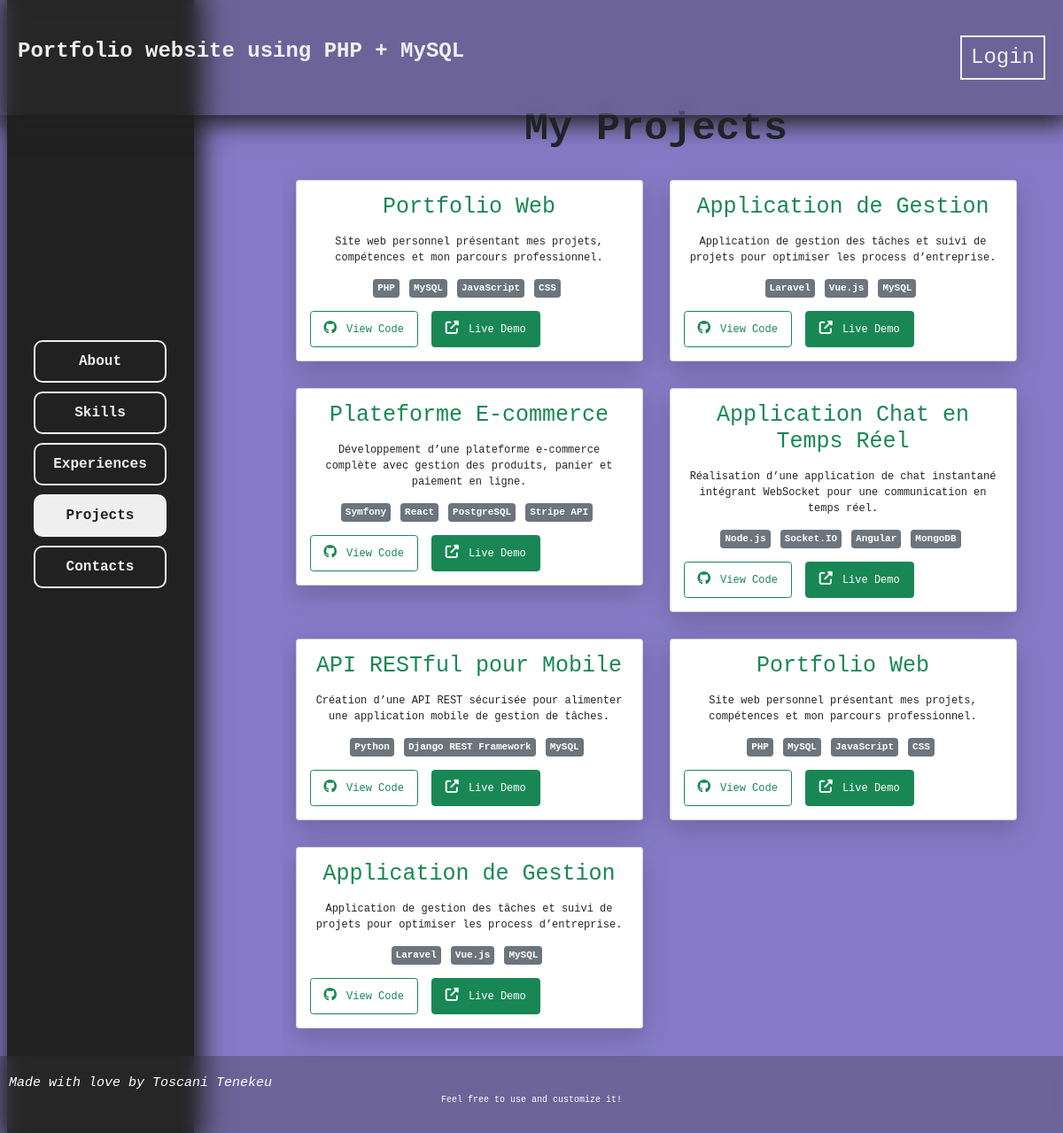
The page /views/standard_projects.php on the database its author committed.
### tables this page shows
CREATE TABLE `projects` (
  `id` int(11) NOT NULL,
  `user_id` int(11) NOT NULL,
  `title` varchar(100) NOT NULL,
  `description` text NOT NULL,
  `tech_stack` text NOT NULL,
  `soucre_code_link` text NOT NULL,
  `live_demo_link` text NOT NULL,
  `date` timestamp NOT NULL DEFAULT current_timestamp() ON UPDATE current_timestamp()
);

CREATE TABLE `users` (
  `id` int(11) NOT NULL,
  `email` varchar(100) DEFAULT NULL,
  `full_name` varchar(100) DEFAULT NULL,
  `tel` varchar(100) DEFAULT NULL,
  `age` int(11) DEFAULT NULL,
  `password` text DEFAULT NULL
);

### views/standard_projects.php (the view, shortened to what this page needs)
<?php
require '../db/connection.php';
$stmt = $pdo->prepare("SELECT id, full_name FROM users WHERE email = ?");
$stmt->execute(['toscanisoft@gmail.com']);
$user = $stmt->fetch();
$stmt = $pdo->prepare("SELECT * FROM projects WHERE user_id = ? ORDER BY date DESC");
$stmt->execute([$user['id']]);
$projects = $stmt->fetchAll();
?>
<!DOCTYPE html>
<html lang="en">
<head>
    <link href="https://cdn.jsdelivr.net/npm/bootstrap@5.3.2/dist/css/bootstrap.min.css" rel="stylesheet"
>
    <link rel="stylesheet" href="https://cdnjs.cloudflare.com/ajax/libs/font-awesome/6.4.2/css/all.min.css"
 />
    <link rel="stylesheet" href="../assets/css/main.css">
</head>
<body>
    <header class="header container-fluid">
        <nav class="nav">
            <p>Portfolio website using PHP + MySQL</p>
            <button class="user-btn" type="button" id="userMenuButton" onclick="window.location.href='../dashboard/views/choice.php'">
                <span>Login</span>
            </button>
        </nav>
    </header>
    <main class="main container-fluid">
        <div class="left-side">
            <div class="navigation-link">
                <a href="./standard_main.php">About</a>
                <a href="./standard_skills.php">Skills</a>
                <a href="./standard_experiences.php">Experiences</a>
                <a href="./standard_projects.php" class="active">Projects</a>
                <a href="./standard_contacts.php">Contacts</a>
            </div>
        </div>
        <div class="right-side">
            <h1 class="text-dark mb-5" style="font-size: 4.5rem; font-weight: bolder;">My Projects</h1>
            <div class="row w-100 g-5">
                <?php foreach($projects as $project): ?>
                    <div class="col-md-6">
                        <div class="card h-auto shadow-lg">
                            <div class="card-body p-4">
                                <h3 class="card-title text-success" style="font-size: 2.5rem;">
                                    <?= htmlspecialchars($project['title']) ?>
                                </h3>
                                <p class="card-text my-4" style="font-size: 1.2rem;">
                                    <?= htmlspecialchars($project['description']) ?>
                                </p>
                                <div class="mb-4">
                                    <?php foreach(explode(',', $project['tech_stack']) as $tech): ?>
                                        <span class="badge bg-secondary me-2 p-2" style="font-size: 1.1rem;">
                                            <?= htmlspecialchars(trim($tech)) ?>
                                        </span>
                                    <?php endforeach; ?>
                                </div>
                                <div class="d-flex gap-4">
                                    <a href="<?= htmlspecialchars($project['soucre_code_link']) ?>"
                                       class="btn btn-outline-success py-3 px-4" target="_blank">
                                        <i class="fab fa-github me-2" style="font-size: 1.5rem;"></i>
                                        <span style="font-size: 1.2rem;">View Code</span>
                                    </a>
                                    <a href="<?= htmlspecialchars($project['live_demo_link']) ?>"
                                       class="btn btn-success py-3 px-4" target="_blank">
                                        <i class="fas fa-external-link-alt me-2" style="font-size: 1.5rem;"></i>
                                        <span style="font-size: 1.2rem;">Live Demo</span>
                                    </a>
                                </div>
                            </div>
                        </div>
                    </div>
                <?php endforeach; ?>
            </div>
        </div>
    </main>
    <footer class="footer container-fluid">
        <em class="text-white" style="font-size: 1.5rem;">Made with love by <?= htmlspecialchars($user['full_name']) ?></em>
        <p class="text-white text-center">Feel free to use and customize it!</p>
    </footer>
</body>
</html>

### assets/css/main.css (style rules this page uses)
* { padding: 0; margin: 0; box-sizing: border-box; border: 0; text-decoration: none !important; }
html { font-size: 10px !important; }
body { display: flex; background:rgba(32, 11, 151, 0.541); height: 100vh; width: auto; flex-direction: column; align-items: center; overflow: auto; font-family: 'Courier New', Courier, monospace; }
.header { padding: 4rem 2rem; width: 100%; background-color: rgba(50, 50, 50, .3) !important; backdrop-filter: blur(10px) !important; box-shadow: 0 5px 25px 5px #212121 !important; position: fixed; z-index: 999; }
.header > .nav { display: flex; flex-direction: row; justify-content: space-between; text-align: center; font-size: x-large; }
.nav p { color: #EFEFEF; font-weight: bold; }
.nav button { color: #EFEFEF; background: transparent; border: 2px solid #EFEFEF; text-align: center; padding: .5rem 1rem; }
.main { flex: 1; display: flex; flex-direction: row; gap: 10rem; }
.main > .left-side { flex: 1; background-color: #212121; box-shadow: 5px 0px 25px 5px #212121 !important; height: 100%; display: flex; align-items: center; justify-content: center; box-sizing: border-box; flex-wrap: wrap; }
.left-side > .navigation-link { position: fixed; background: transparent!; top: 30%; display: flex; flex-direction: column; gap: 1rem; justify-content: space-evenly; }
.navigation-link > a { padding: 1rem 2rem; border-radius: 1rem; background-color: transparent; border: 2px solid #EFEFEF; color: #EFEFEF; font-weight: bold; text-align: center; font-size: medium; }
.main > .right-side { flex: 4; display: flex; justify-content: center; align-items: center; text-align: center; flex-direction: column; flex-wrap: wrap; padding-top: 10%; padding-bottom: 10%; overflow-y: scroll; padding-right: 3rem; }
.navigation-link > .active { background: #EFEFEF; color: #212121; }
.footer { background-color: rgba(50, 50, 50, .3) !important; backdrop-filter: blur(10px) !important; padding: 2rem 1rem; width: 100%; position: fixed; bottom: 0; z-index: 999; }

### rows shown on the page
projects: title "Portfolio Web", description "Site web personnel présentant mes projets, compétences et mon parcours professionnel.", tech_stack "PHP", tech_stack "MySQL", tech_stack "JavaScript", tech_stack "CSS"
projects: title "Application de Gestion", description "Application de gestion des tâches et suivi de projets pour optimiser les process d’entreprise.", tech_stack "Laravel", tech_stack "Vue.js", tech_stack "MySQL"
projects: title "Plateforme E-commerce", description "Développement d’une plateforme e-commerce complète avec gestion des produits, panier et paiement en ligne.", tech_stack "Symfony", tech_stack "React", tech_stack "PostgreSQL", tech_stack "Stripe API"
projects: title "Application Chat en Temps Réel", description "Réalisation d’une application de chat instantané intégrant WebSocket pour une communication en temps réel.", tech_stack "Node.js", tech_stack "Socket.IO", tech_stack "Angular", tech_stack "MongoDB"
projects: title "API RESTful pour Mobile", description "Création d’une API REST sécurisée pour alimenter une application mobile de gestion de tâches.", tech_stack "Python", tech_stack "Django REST Framework", tech_stack "MySQL"
projects: title "Portfolio Web", description "Site web personnel présentant mes projets, compétences et mon parcours professionnel.", tech_stack "PHP", tech_stack "MySQL", tech_stack "JavaScript", tech_stack "CSS"
projects: title "Application de Gestion", description "Application de gestion des tâches et suivi de projets pour optimiser les process d’entreprise.", tech_stack "Laravel", tech_stack "Vue.js", tech_stack "MySQL"
users: full_name "Toscani Tenekeu"
